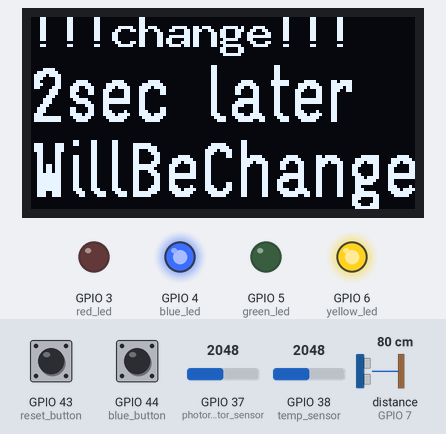
The sketch below on a simulated ESP32. Parts: 128×64 one-colour display, output pins drawn as LEDs (lit = HIGH). Wiring (inferred from the names in the program): ultrasonic range finder: trigger GPIO 8; echo GPIO 7. Inputs (shaded band) come from the test bench; at power-on: GPIO 43 (reset_button) HIGH, distance to the obstacle (sensor on GPIO 7) 80 cm, GPIO 37 (photoresistor_sensor) = 2048, GPIO 44 (blue_button) LOW, GPIO 38 (temp_sensor) = 2048. The echo pulse lasts 58.3 µs per cm; WiFi joins after 1.5 s; servers stay silent unless stated; pins used as bus, display or sensor lines are not drawn; what the sketch prints to the serial monitor is not drawn.

Above: at 3.2 s.
3.3 s: GPIO 43 (reset_button) pulled LOW for 1.3 s
At 4.63 s:
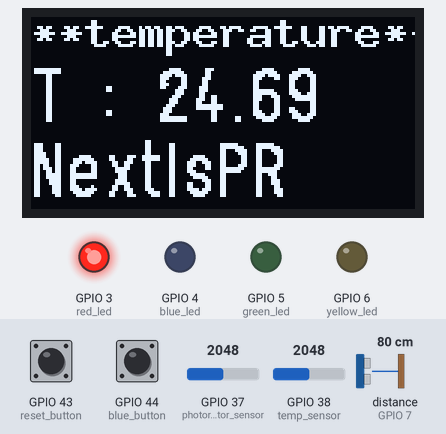
At 5.4 s:
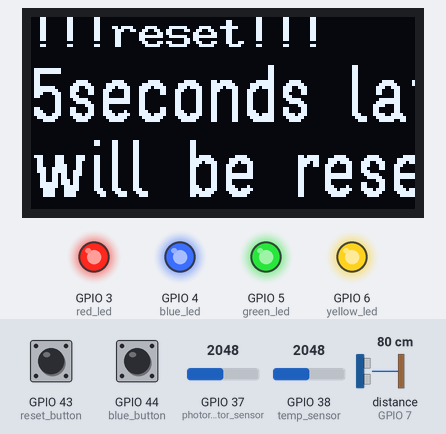
7.2 s: distance to the obstacle (sensor on GPIO 7) set to 4 cm
At 12.6 s:
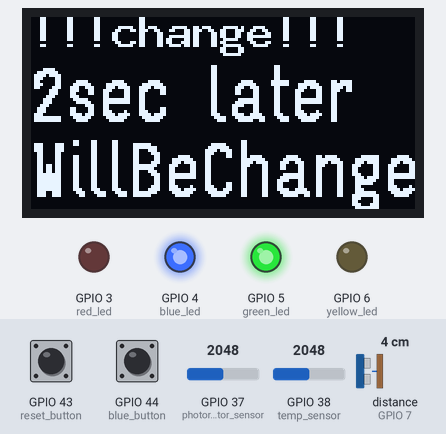
14.1 s: GPIO 37 (photoresistor_sensor) set to 2866
At 15.0 s:
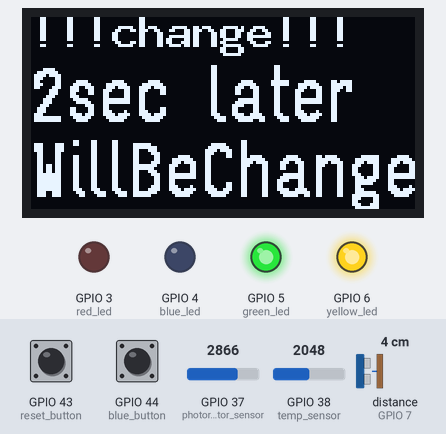
21.0 s: GPIO 44 (blue_button) pulled HIGH for 3.2 s
31.1 s: GPIO 38 (temp_sensor) set to 2866
37.1 s: GPIO 44 (blue_button) pulled HIGH for 1.3 s
Timing chart, 0 to 43.3 s (numbered marks = the images above; inputs shaded):
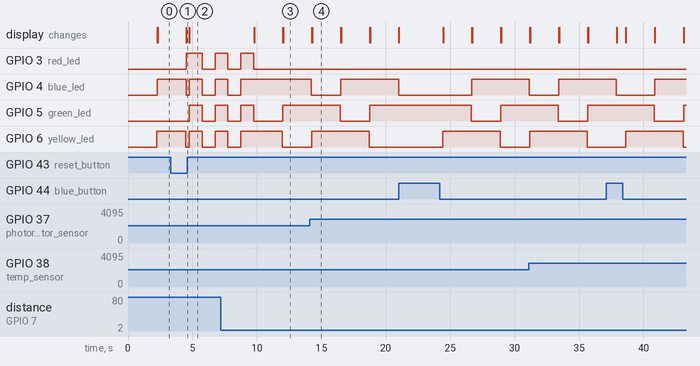

Measured:
- after the input at 3.3 s, GPIO 3 (red_led): LOW → HIGH after 1.2 s, → LOW 1.2 s later, → HIGH 1.0 s later; GPIO 4 (blue_led): HIGH → LOW after 1.2 s instead of 3.5 s; GPIO 5 (green_led): LOW → HIGH after 1.5 s instead of 1.2 s
- what the display in image 4 shows lasts 2.2 s, from 14.3 s to 16.5 s

The sketch:

code.ino
```cpp
// -------------------------------------------------------------------------
// 처음 작동하면 기본 상태는 카운트 모드
// 파란 버튼을 누르면 카운트 모드(yellow_led) => 온도 모드(blue_led) => 조도 모드(green_led) => 카운트 모드 => ... 왼쪽과 같은 순서로 바뀜
// 각 모드에서 다음 모드로 전환할 때는 잠시 현재 모드의 led와 다음 모드의 led가 같이 켜짐
// 빨간(리셋) 버튼을 누르면 5초간 모든 led가 깜빡거리며 5초 뒤에는 count가 0으로 초기화 되고 카운트 모드로 다시 돌아감
// now_status = 0 : 카운트 모드, 1 : 온도 모드, 2 : 조도 모드, 3 : 리셋을 위한 상태
// 요청을 할 때마다 IP, count, temp, pr의 값이 text 형태로 날라감
// -------------------------------------------------------------------------

/////////////// 라이브러리 선언 부분 /////////////////

// wifi library
#include <WiFi.h>
#include <WiFiClient.h>
#include <WebServer.h>
WebServer server(80);  // create WebServer instance

// OLED library
#include "oled_u8g2.h"
OLED_U8G2 oled;  // create oled instance

/////////////   변수 선언 부분   ////////////////

// wifi setting
const char* ssid = "SmartFactory";
const char* password = "inha4885";

// 초음파 센서를 위한 변수
int count = 0;  // 카운터용 변수
int pre_time = 0;  // 이전에 물건이 지나간 시간
long duration, distance;  // 거리를 계산하기 위한 변수들

// 온도 센서를 위한 변수
float R1 = 10000;
float logR2, R2, T, Tc;
float c1 = 1.009249522e-03, c2 = 2.378405444e-04, c3 = 2.019202697e-07;

// 센서 값 선언 부분
int photoresistor_result;
int temp_result;

// 버튼 선언 부분
int reset_button = D6;  // 빨간버튼을 누르면 상황 리셋(리셋하면 카운팅으로)
int blue_button = D7;  // 파란버튼을 누르면 카운팅 -> 온도 -> 습도 모드로 차례로 바뀜

// 센서 선언 부분
int echo_sensor = D8;  // 초음파 센서 수신부
int trig_sensor = D9;  // 초음파 센서 송신부
int temp_sensor = A2;  // 온도 센서
int photoresistor_sensor = A1;  // 조도 센서

// led 선언 부분
int red_led = D2;  // 빨강 LED
int blue_led   = D3;  // 파랑 LED
int green_led  = D4;  // 초록 LED
int yellow_led = D5;  // 노랑 LED

// 현재의 모드를 저장하기 위한 값
int now_status = 0;  // 0 : 카운트 모드, 1 : 온도 모드, 2 : 습도 모드
int red_status = 0;  // 0 : 기본값(문제 없음), 1 : 문제 발생

// 전달할 데이터를 저장하기 위한 변수
String message = "";

/////////////// 데이터를 전달하기 위한 함수 ////////////////

// void handleRootEvent(count, Tc, photoresistor_result) {
void handleRootEvent() {
  String ClientIP = server.client().remoteIP().toString();

  // 메세지에 데이터들을 저장
  message += "IP:" + ClientIP + "\n";
  message += "count:" + String(count) + "\n";
  message += "Temperature:" + String(Tc) + "\n";
  message += "PR:" + String(photoresistor_result) + "\n";

  server.send(200, "text/plain", message);  // status code 200(OK), format, message
}

///////////// led를 제어하는 함수 ////////////////
// void controlLed(String r, String b, String g, String y) {
//     digitalWrite(red_led, r);
//     digitalWrite(blue_led, b);
//     digitalWrite(green_led, g);
//     digitalWrite(yellow_led, y);
// }

//////////// front의 reset요청 이벤트 함수 //////////////

void handlePostRequest() {
  if (server.method() == HTTP_POST) {
    red_status = 1;
    server.send(200, "text/plain", "red_status updated to 1");
  } else {
    server.send(405, "text/plain", "Method Not Allowed");
  }
}

/////////////// cors 오류를 처리하는 함수 ////////////////

void handleOptions() {
  server.sendHeader("Access-Control-Allow-Origin", "*");
  server.sendHeader("Access-Control-Allow-Methods", "POST, GET, OPTIONS");
  server.sendHeader("Access-Control-Allow-Headers", "Origin, X-Requested-With, Content-Type, Accept");
  server.send(200);
}


///////////// wifi를 연결하는 함수 ////////////////
void connectWifi() {
  // wifi connecting
  WiFi.mode(WIFI_STA);
  WiFi.begin(ssid, password);

  int sec = 0;
  while (WiFi.status() != WL_CONNECTED) {
    delay(1000);
    Serial.print("접속중입니다  /  " + String(sec) + "초 경과\n");
    sec += 1;
  }

  Serial.println("접속되었습니다.");
  Serial.print("접속하실 IP는 // ");
  Serial.print(WiFi.localIP());
  Serial.println("// 입니다.");

  server.on("/", handleRootEvent);
  server.on("/setRedStatus", handlePostRequest);
  server.onNotFound(handleOptions); // for CORS preflight request
  server.begin();
}

void operateTempsensor() {
    // 온도 센서를 통해 온도 측정
  R2 = R1 * (4095.0 / (float)temp_result - 1.0);
  logR2 = log(R2);
  T = (1.0 / (c1 + c2*logR2 + c3*logR2*logR2*logR2));
  Tc = T - 273.15;
  delay(200);                                            // 0.2초대기
}

//////////// 초음파를 통해 카운팅하는 함수 ///////////
void operateUltrasonic() {
  // 초음파 센서 작동
  digitalWrite(trig_sensor, LOW);                // operate sensor
  delayMicroseconds(2);
  digitalWrite(trig_sensor, HIGH);
  delayMicroseconds(10);
  digitalWrite(trig_sensor, LOW);                // stop sensor

  // 거리와 카운트 계싼
  duration = pulseIn (echo_sensor, HIGH);        // 반사되어 돌아온 초음파의 시간을 저장
  distance = duration * 0.017;    // 거리를 cm로 변환

  // 거리를 통해 카운트 측정
  if(distance > 2 && distance < 8)            // 2 < distance < 10
  {
      int now_time = millis();
      if(now_time - pre_time > 500)           // 중복 방지
      {
          count += 1;
          pre_time = now_time;                // 이전 시각에 현재 시각 저장
      }
  }
}

void setup() {
  // put your setup code here, to run once:
  Serial.begin(115200); // 시리얼 통신 준비
  oled.setup();  // oled 설정 준비

  //-----핀 모드 설정-----//

  // led
  pinMode(red_led,OUTPUT);
  pinMode(blue_led,OUTPUT);
  pinMode(green_led,OUTPUT);
  pinMode(yellow_led,OUTPUT);

  // button
  pinMode(reset_button, INPUT);
  pinMode(blue_button, INPUT);

  // ultrasonic sensor
  pinMode(trig_sensor, OUTPUT);
  pinMode(echo_sensor, INPUT);

  connectWifi();
}

// String makeText(int inp, String sensor_type) {
//   char text[32] = sensor_type + " : ";
//   char value[32];
//   String str = String(inp, DEC);
//   str.toCharArray(value, 6);
//   strcat(text, value);
//   return text;
// }

String intMakeText(int inp, String sensor_type) {
  String text = sensor_type + " : " + String(inp, DEC);
  return text;
}

String floatMakeText(float inp, String sensor_type) {
  String text = sensor_type + " : " + String(inp, DEC);
  return text;
}


void loop() {
  // 센서가 측정한 값 저장
  temp_result = analogRead(temp_sensor); // 온도 센서 값 저장
  photoresistor_result = analogRead(photoresistor_sensor);  // 조도 센서 값 저장

  operateTempsensor();
  operateUltrasonic();

  // 화면에 표시할 텍스트 설정

  // String count_text = intMakeText(count, "cnt");
  // String temp_text = floatMakeText(Tc, "Temp");
  // String pr_text = intMakeText(photoresistor_result, "pr");

  // 카운트 모드
    char count_text[32] = "cnt : ";                // count 값 표시
    char count_value[32];
    String count_str = String(count, DEC);
    count_str.toCharArray(count_value, 6);
    strcat(count_text, count_value);

  // 온도 모드
    char temp_text[32] = "T : ";                // temperature 값 표시
    char temp_value[32];
    String temp_str = String(Tc, DEC);
    temp_str.toCharArray(temp_value, 6);
    strcat(temp_text, temp_value);

  // 조도 모드
    char pr_text[32] = "pr : ";                // photoresistor 값 표시
    char pr_value[32];
    String pr_str = String(photoresistor_result, DEC);
    pr_str.toCharArray(pr_value, 6);
    strcat(pr_text, pr_value);


  // 빨간 버튼(리셋 버튼)누르면 5초간 깜빡거림
  if (red_status == 1) {
    oled.setLine(1, "!!!reset!!!");
    oled.setLine(2, "5seconds later");
    oled.setLine(3, "will be reset");
    oled.display();
    count = 0;

    digitalWrite(red_led, HIGH);
    digitalWrite(blue_led, HIGH);
    digitalWrite(green_led, HIGH);
    digitalWrite(yellow_led, HIGH);
    delay(1000);

    digitalWrite(red_led, LOW);
    digitalWrite(blue_led, LOW);
    digitalWrite(green_led, LOW);
    digitalWrite(yellow_led, LOW);
    delay(1000);

    digitalWrite(red_led, HIGH);
    digitalWrite(blue_led, HIGH);
    digitalWrite(green_led, HIGH);
    digitalWrite(yellow_led, HIGH);
    delay(1000);

    digitalWrite(red_led, LOW);
    digitalWrite(blue_led, LOW);
    digitalWrite(green_led, LOW);
    digitalWrite(yellow_led, LOW);
    delay(1000);

    digitalWrite(red_led, HIGH);
    digitalWrite(blue_led, HIGH);
    digitalWrite(green_led, HIGH);
    digitalWrite(yellow_led, HIGH);
    delay(1000);

    red_status = 0;
    now_status = 0;

  // 온도 모드
  } else if (now_status == 1) {
    digitalWrite(red_led, LOW);
    digitalWrite(blue_led, HIGH);
    digitalWrite(green_led, LOW);
    digitalWrite(yellow_led, LOW);
    oled.setLine(1, "**temperature**");
    oled.setLine(2, temp_text);
    oled.setLine(3, "NextIsPR");
    oled.display();

  // 조도 모드
  } else if (now_status == 2) {
    digitalWrite(red_led, LOW);
    digitalWrite(blue_led, LOW);
    digitalWrite(green_led, HIGH);
    digitalWrite(yellow_led, LOW);
    oled.setLine(1, "**brightness**");
    oled.setLine(2, pr_text);
    oled.setLine(3, "NextIsCount");
    oled.display();

  // 카운트 모드
  } else if (now_status == 0) {
    digitalWrite(red_led, LOW);
    digitalWrite(blue_led, LOW);
    digitalWrite(green_led, LOW);
    digitalWrite(yellow_led, HIGH);
    oled.setLine(1, "**counting**");
    oled.setLine(2, count_text);
    oled.setLine(3, "NextIsTemp");
    oled.display();
  }


  // 리셋 버튼 누르면 반응하는 코드
  if (digitalRead(reset_button) == LOW && red_status == 0) {
    digitalWrite(red_led, HIGH);
    digitalWrite(blue_led, LOW);
    digitalWrite(green_led, LOW);
    digitalWrite(yellow_led, LOW);

    red_status = 1;
    now_status = 3;

  } else if (digitalRead(reset_button) == LOW && red_status == 1) {
    digitalWrite(red_led, LOW);
    digitalWrite(blue_led, LOW);
    digitalWrite(green_led, LOW);
    digitalWrite(yellow_led, LOW);


  // 카운트 모드 => 온도 모드
  } else if (digitalRead(blue_button) == LOW && now_status == 0) {
    digitalWrite(red_led, LOW);
    digitalWrite(blue_led, HIGH);
    digitalWrite(green_led, LOW);
    digitalWrite(yellow_led, HIGH);

    oled.setLine(1, "!!!change!!!");
    oled.setLine(2, "2sec later");
    oled.setLine(3, "WillBeChanged");
    oled.display();
    delay(2000);
    now_status = 1;

  // 온도 모드 => 조도 모드
  } else if (digitalRead(blue_button) == LOW && now_status == 1) {
    digitalWrite(red_led, LOW);
    digitalWrite(blue_led, HIGH);
    digitalWrite(green_led, HIGH);
    digitalWrite(yellow_led, LOW);

    oled.setLine(1, "!!!change!!!");
    oled.setLine(2, "2sec later");
    oled.setLine(3, "WillBeChanged");
    oled.display();
    delay(2000);
    now_status = 2;

  // 조도 모드 => 카운트 모드
  } else if (digitalRead(blue_button) == LOW && now_status == 2) {
    digitalWrite(red_led, LOW);
    digitalWrite(blue_led, LOW);
    digitalWrite(green_led, HIGH);
    digitalWrite(yellow_led, HIGH);

    oled.setLine(1, "!!!change!!!");
    oled.setLine(2, "2sec later");
    oled.setLine(3, "WillBeChanged");
    oled.display();
    delay(2000);
    now_status = 0;
  }

  server.handleClient();

}
```

oled_u8g2.cpp
```cpp
/**********************************************************************************
 * Author : SCS
 * Date : 2018.09.30
 * Description : SSD1306 OLED Display
 * Reference: FontUsage.ino in u8g2 examples
 * Modified     : 2022.10.03 : SCS : support arduino uno with ET-Upboard
 **********************************************************************************/

#include "oled_u8g2.h"

#include <Arduino.h>

#include <U8g2lib.h>

#ifdef U8X8_HAVE_HW_SPI
#include <SPI.h>
#endif
#ifdef U8X8_HAVE_HW_I2C
#include <Wire.h>
#endif

// 2018.09.05 : SCS
// U8g2 Contructor (Frame Buffer)
#if defined(ARDUINO_AVR_UNO)
  // Slow
  U8G2_SSD1306_128X64_NONAME_F_SW_I2C u8g2(U8G2_R0, /* clock=*/ A0, /* data=*/ A1, /* reset=*/ U8X8_PIN_NONE);
#elif defined(ESP32)
  // Fast
  U8G2_SSD1306_128X64_NONAME_F_HW_I2C u8g2(U8G2_R0, /* reset=*/ U8X8_PIN_NONE);
#else
  #error "Unknown board"
#endif
// End of constructor

//=================================================================================
OLED_U8G2::OLED_U8G2()
//=================================================================================
{
	lineString[0] = "";
	lineString[1] = "";
	lineString[2] = "";
}

//=================================================================================
void OLED_U8G2::setup(void)
	//=================================================================================
{
  u8g2.begin();
  u8g2.clearBuffer();          // clear the internal memory
}

//=================================================================================
void OLED_U8G2::setLine(int line, char* buffer)
//=================================================================================
{
  if (line < 1 || line > 3) return;
  lineString[line - 1] = buffer;
}

//=================================================================================
void OLED_U8G2::display()
//=================================================================================
{
	// Clear
  u8g2.clearBuffer();          // clear the internal memory

  // First line
  u8g2.setFont(u8g2_font_9x15B_tf);

  u8g2.setCursor(0,10);
  u8g2.print(lineString[0]);

  // Second line
  u8g2.setFont(u8g2_font_logisoso18_tf );

  u8g2.setCursor(0,35);
  u8g2.print(lineString[1]);

  // Third line
  u8g2.setCursor(0,60);
  u8g2.print(lineString[2]);

  // Display
  u8g2.sendBuffer();					// transfer internal memory to the display
}

//=================================================================================
// End of Line
//=================================================================================
```

oled_u8g2.h
```cpp
/**********************************************************************************
 * Author : SCS
 * Date : 2018.09.30
 * Modified     : 2022.10.03 : SCS : support arduino uno with ET-Upboard
**********************************************************************************/

#ifndef OLED_U8G2_H
#define OLED_U8G2_H

#include <Arduino.h>

class OLED_U8G2{

private:
  char* lineString[3];

public:
	OLED_U8G2();
	void setup(void);
  void setLine(int line, char* buffer);
	void display();
};

#endif

//=================================================================================
// End of Line
//=================================================================================
```
